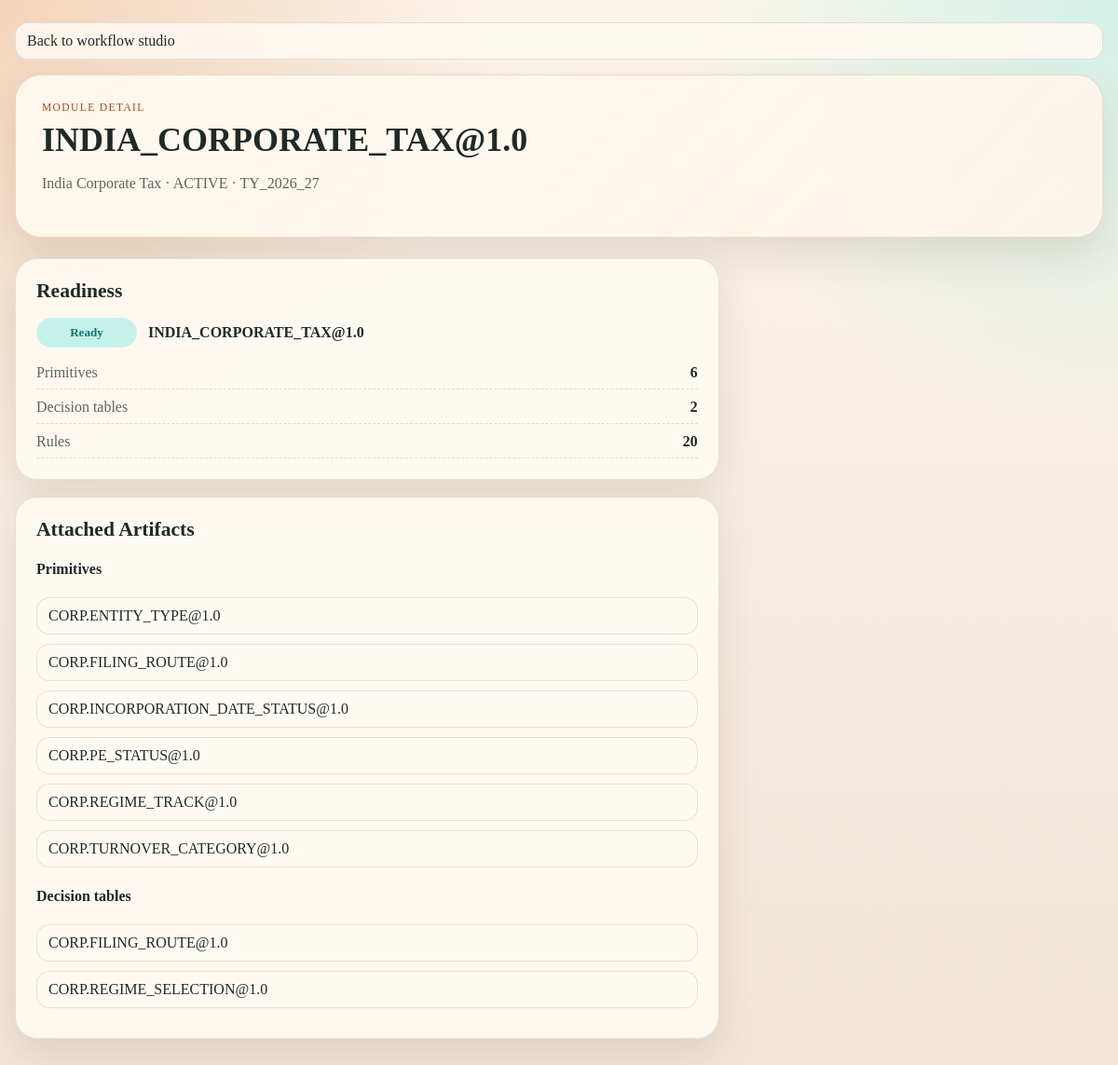
Page /workflow/modules/4/ on the committed database.
### core_rules/models.py (models this page shows, shortened)
class ProtectedLifecycleDeleteModel(models.Model):
    deletable_statuses: tuple[str, ...] = ()
    class Meta:
        abstract = True

class ImmutableApprovedModel(models.Model):
    immutable_statuses: tuple[str, ...] = ()
    class Meta:
        abstract = True

class TimestampedModel(models.Model):
    created_at = models.DateTimeField(auto_now_add=True)
    updated_at = models.DateTimeField(auto_now=True)
    class Meta:
        abstract = True

class ModuleVersion(ProtectedLifecycleDeleteModel, ImmutableApprovedModel, TimestampedModel):
    immutable_statuses = (
        ModuleStatusChoices.APPROVED,
        ModuleStatusChoices.ACTIVE,
        ModuleStatusChoices.SUPERSEDED,
    )
    deletable_statuses = (ModuleStatusChoices.DRAFT,)
    module = models.ForeignKey(
        ModuleDefinition,
        on_delete=models.PROTECT,
        related_name="versions",
    )
    version = models.CharField(max_length=32)
    status = models.CharField(
        max_length=20,
        choices=ModuleStatusChoices.choices,
        default=ModuleStatusChoices.DRAFT,
    )
    assessment_context = models.ForeignKey(
        AssessmentContext,
        on_delete=models.PROTECT,
        related_name="module_versions",
    )
    primitives = models.ManyToManyField(
        PrimitiveVersion,
        related_name="module_versions",
        blank=True,
    )
    decision_tables = models.ManyToManyField(
        DecisionTableVersion,
        related_name="module_versions",
        blank=True,
    )
    contract_provides = models.JSONField(default=list, blank=True)
    contract_consumes = models.JSONField(default=list, blank=True)
    fallback_behaviour = models.JSONField(default=dict, blank=True)
    approved_by = models.CharField(max_length=255, blank=True)
    approved_at = models.DateTimeField(null=True, blank=True)
    class Meta:
        ordering = ["module__code", "-created_at"]
        unique_together = [("module", "version")]
    def __str__(self) -> str:
        return f"{self.module.code}@{self.version}"

class ModuleDefinition(TimestampedModel):
    code = models.CharField(max_length=100, unique=True)
    name = models.CharField(max_length=255)
    scope = models.CharField(max_length=32, choices=ScopeChoices.choices)
    description = models.TextField(blank=True)
    class Meta:
        ordering = ["code"]

class AssessmentContext(TimestampedModel):
    code = models.CharField(max_length=50, unique=True)
    assessment_year = models.CharField(max_length=20)
    financial_year = models.CharField(max_length=20, blank=True)
    effective_from = models.DateField()
    effective_to = models.DateField(null=True, blank=True)
    is_active = models.BooleanField(default=False)
    metadata = models.JSONField(default=dict, blank=True)
    class Meta:
        ordering = ["-effective_from", "code"]
    def __str__(self) -> str:
        return self.code

class PrimitiveVersion(ProtectedLifecycleDeleteModel, ImmutableApprovedModel, TimestampedModel):
    immutable_statuses = (StatusChoices.APPROVED, StatusChoices.ACTIVE, StatusChoices.SUPERSEDED)
    deletable_statuses = (StatusChoices.DRAFT,)
    primitive = models.ForeignKey(
        PrimitiveDefinition,
        on_delete=models.PROTECT,
        related_name="versions",
    )
    version = models.CharField(max_length=32)
    status = models.CharField(
        max_length=20,
        choices=StatusChoices.choices,
        default=StatusChoices.DRAFT,
    )
    rules = models.ManyToManyField(RuleVersion, related_name="primitive_versions", blank=True)
    input_schema = models.JSONField(default=dict, blank=True)
    output_schema = models.JSONField(default=dict, blank=True)
    completeness_report = models.JSONField(default=dict, blank=True)
    approved_by = models.CharField(max_length=255, blank=True)
    approved_at = models.DateTimeField(null=True, blank=True)
    class Meta:
        ordering = ["primitive__code", "-created_at"]
        unique_together = [("primitive", "version")]
    def __str__(self) -> str:
        return f"{self.primitive.code}@{self.version}"

class PrimitiveDefinition(TimestampedModel):
    code = models.CharField(max_length=100, unique=True)
    name = models.CharField(max_length=255)
    module_scope = models.CharField(max_length=32, choices=ScopeChoices.choices)
    question = models.TextField()
    description = models.TextField(blank=True)
    class Meta:
        ordering = ["code"]

class DecisionTableVersion(ProtectedLifecycleDeleteModel, ImmutableApprovedModel, TimestampedModel):
    immutable_statuses = (StatusChoices.APPROVED, StatusChoices.ACTIVE, StatusChoices.SUPERSEDED)
    deletable_statuses = (StatusChoices.DRAFT,)
    decision_table = models.ForeignKey(
        DecisionTableDefinition,
        on_delete=models.PROTECT,
        related_name="versions",
    )
    version = models.CharField(max_length=32)
    status = models.CharField(
        max_length=20,
        choices=StatusChoices.choices,
        default=StatusChoices.DRAFT,
    )
    module_scope = models.CharField(max_length=32, choices=ScopeChoices.choices)
    input_primitives = models.ManyToManyField(
        PrimitiveVersion,
        related_name="decision_table_versions",
        blank=True,
    )
    input_columns = models.JSONField(default=list, blank=True)
    output_columns = models.JSONField(default=list, blank=True)
    rows = models.JSONField(default=list, blank=True)
    completeness_report = models.JSONField(default=dict, blank=True)
    approved_by = models.CharField(max_length=255, blank=True)
    approved_at = models.DateTimeField(null=True, blank=True)
    class Meta:
        ordering = ["decision_table__code", "-created_at"]
        unique_together = [("decision_table", "version")]
    def __str__(self) -> str:
        return f"{self.decision_table.code}@{self.version}"

class DecisionTableDefinition(TimestampedModel):
    code = models.CharField(max_length=100, unique=True)
    name = models.CharField(max_length=255)
    scope = models.CharField(max_length=32, choices=ScopeChoices.choices)
    description = models.TextField(blank=True)
    class Meta:
        ordering = ["code"]

### core_rules/ui_views.py (the view)
# urls.py: path("workflow/modules/<int:pk>/", ModuleVersionDetailView.as_view(), name="module-version-detail"),
class ModuleVersionDetailView(View):
    template_name = "workflow/module_detail.html"
    def get(self, request: HttpRequest, pk: int) -> HttpResponse:
        module_version = (
            ModuleVersion.objects.select_related("module", "assessment_context")
            .prefetch_related("primitives__primitive", "decision_tables__decision_table")
            .get(pk=pk)
        )
        readiness = evaluate_module_version_readiness(module_version=module_version)
        return render(
            request,
            self.template_name,
            {
                "artifact": module_version,
                "assessment_contexts": AssessmentContext.objects.order_by("-effective_from"),
                "primitive_version_options": PrimitiveVersion.objects.select_related("primitive").order_by(
                    "primitive__code",
                    "-id",
                ),
                "decision_table_version_options": DecisionTableVersion.objects.select_related(
                    "decision_table"
                ).order_by("decision_table__code", "-id"),
                "contract_provides_pretty": json.dumps(module_version.contract_provides, indent=2),
                "contract_consumes_pretty": json.dumps(module_version.contract_consumes, indent=2),
                "fallback_pretty": json.dumps(module_version.fallback_behaviour, indent=2),
                "readiness": readiness,
            },
        )

### templates/workflow/module_detail.html (shortened to what this page needs)
{% load static %}
<!DOCTYPE html>
<html lang="en">
<head>
    <link rel="stylesheet" href="{% static 'core_rules/workflow.css' %}">
</head>
<body>
    <div class="page-shell">
        <p><a class="record-link" href="{% url 'workflow-dashboard' %}">Back to workflow studio</a></p>
        <header class="hero">
            <div class="hero-copy">
                <p class="eyebrow">Module detail</p>
                <h1>{{ artifact }}</h1>
                <p class="hero-text">{{ artifact.module.name }} · {{ artifact.status }} · {{ artifact.assessment_context }}</p>
            </div>
        </header>
        <main class="dashboard-grid">
            <section class="main-column">
                <article class="panel">
                    <h3>Readiness</h3>
                    <div class="badge-row">
                        <span class="status-pill {% if readiness.is_ready %}ready{% else %}blocked{% endif %}">
                            {% if readiness.is_ready %}Ready{% else %}Blocked{% endif %}
                        </span>
                        <strong>{{ readiness.module_version }}</strong>
                    </div>
                    <dl class="mini-stats">
                        <div><dt>Primitives</dt><dd>{{ readiness.summary.primitive_count }}</dd></div>
                        <div><dt>Decision tables</dt><dd>{{ readiness.summary.decision_table_count }}</dd></div>
                        <div><dt>Rules</dt><dd>{{ readiness.summary.rule_count }}</dd></div>
                    </dl>
                </article>
                <article class="panel">
                    <h3>Attached Artifacts</h3>
                    <div class="recent-group">
                        <h4>Primitives</h4>
                        {% for item in artifact.primitives.all %}
                            <a class="record-link" href="{% url 'primitive-version-detail' item.id %}">{{ item }}</a>
                        {% endfor %}
                    </div>
                    <div class="recent-group">
                        <h4>Decision tables</h4>
                        {% for item in artifact.decision_tables.all %}
                            <a class="record-link" href="{% url 'decision-table-version-detail' item.id %}">{{ item }}</a>
                        {% endfor %}
                    </div>
                </article>
            </section>
            <aside class="side-column">
            </aside>
        </main>
    </div>
</body>
</html>

### core_rules/static/core_rules/workflow.css (style rules this page uses)
:root { --bg: #f5efe4; --paper: rgba(255, 251, 244, 0.86); --paper-strong: #fffaf1; --ink: #1f2a28; --muted: #5b655e; --accent: #a44a1f; --accent-deep: #7d3413; --accent-soft: #efc3a1; --signal: #0f766e; --signal-soft: #c6f1ea; --blocked: #b42318; --blocked-soft: #fdd9d3; --line: rgba(38, 46, 43, 0.12); --shadow: 0 18px 44px rgba(74, 48, 27, 0.12); }
* { box-sizing: border-box; }
body { margin: 0; min-height: 100vh; font-family: Georgia, "Times New Roman", serif; color: var(--ink); background: radial-gradient(circle at top left, rgba(239, 195, 161, 0.65), transparent 32%), radial-gradient(circle at top right, rgba(198, 241, 234, 0.72), transparent 28%), linear-gradient(180deg, #fbf4e9 0%, #f1e6d8 100%); }
.page-shell { width: min(1480px, calc(100% - 32px)); margin: 24px auto 40px; }
.hero { display: grid; grid-template-columns: 1.7fr 1fr; gap: 24px; padding: 28px; border: 1px solid rgba(164, 74, 31, 0.18); border-radius: 28px; background: linear-gradient(135deg, rgba(255, 250, 241, 0.92), rgba(255, 245, 232, 0.86)); box-shadow: var(--shadow); }
.eyebrow { margin: 0 0 12px; text-transform: uppercase; letter-spacing: 0.12em; font-size: 0.72rem; color: var(--accent); }
.hero h1, .section-heading h2, .panel h3, .todo-block h4, .recent-group h4 { font-family: "Palatino Linotype", "Book Antiqua", Palatino, serif; }
.hero h1 { margin: 0; font-size: clamp(2rem, 3vw, 3.7rem); line-height: 0.96; max-width: 12ch; }
.hero-text { max-width: 66ch; color: var(--muted); font-size: 1rem; line-height: 1.65; }
.metric-card, .status-banner, .panel, .message { border: 1px solid var(--line); background: var(--paper); backdrop-filter: blur(10px); }
.dashboard-grid { display: grid; grid-template-columns: minmax(0, 1.55fr) minmax(320px, 0.8fr); gap: 22px; margin-top: 22px; }
.main-column, .side-column, .panel-cluster { display: grid; gap: 18px; }
.panel { border-radius: 24px; padding: 22px; box-shadow: var(--shadow); }
.panel h3 { margin: 0 0 16px; font-size: 1.35rem; }
.todo-block + .todo-block, .recent-group + .recent-group, .readiness-block { margin-top: 18px; }
.badge-row { display: flex; flex-wrap: wrap; align-items: center; gap: 12px; }
.status-pill { display: inline-flex; align-items: center; justify-content: center; min-width: 108px; padding: 8px 12px; border-radius: 999px; font-size: 0.82rem; font-weight: bold; }
.status-pill.ready { background: var(--signal-soft); color: var(--signal); }
.mini-stats { display: grid; gap: 10px; margin: 18px 0 0; }
.mini-stats div { display: flex; justify-content: space-between; padding-bottom: 8px; border-bottom: 1px dashed rgba(38, 46, 43, 0.14); }
.mini-stats dt { color: var(--muted); }
.mini-stats dd { margin: 0; font-weight: bold; }
.record-link { display: block; margin-bottom: 10px; padding: 10px 12px; border-radius: 14px; color: var(--ink); text-decoration: none; background: rgba(255, 250, 241, 0.86); border: 1px solid rgba(38, 46, 43, 0.12); }

### rows in the picture
ModuleVersion: module+version "INDIA_CORPORATE_TAX@1.0", module.name "India Corporate Tax", status "ACTIVE", assessment_context "TY_2026_27"
PrimitiveVersion: primitive+version "CORP.ENTITY_TYPE@1.0"
PrimitiveVersion: primitive+version "CORP.FILING_ROUTE@1.0"
PrimitiveVersion: primitive+version "CORP.INCORPORATION_DATE_STATUS@1.0"
PrimitiveVersion: primitive+version "CORP.PE_STATUS@1.0"
PrimitiveVersion: primitive+version "CORP.REGIME_TRACK@1.0"
PrimitiveVersion: primitive+version "CORP.TURNOVER_CATEGORY@1.0"
DecisionTableVersion: decision_table+version "CORP.FILING_ROUTE@1.0"
DecisionTableVersion: decision_table+version "CORP.REGIME_SELECTION@1.0"

### other values in the picture
{{ readiness.module_version }} "INDIA_CORPORATE_TAX@1.0"
{{ readiness.summary.primitive_count }} "6"
{{ readiness.summary.decision_table_count }} "2"
{{ readiness.summary.rule_count }} "20"
